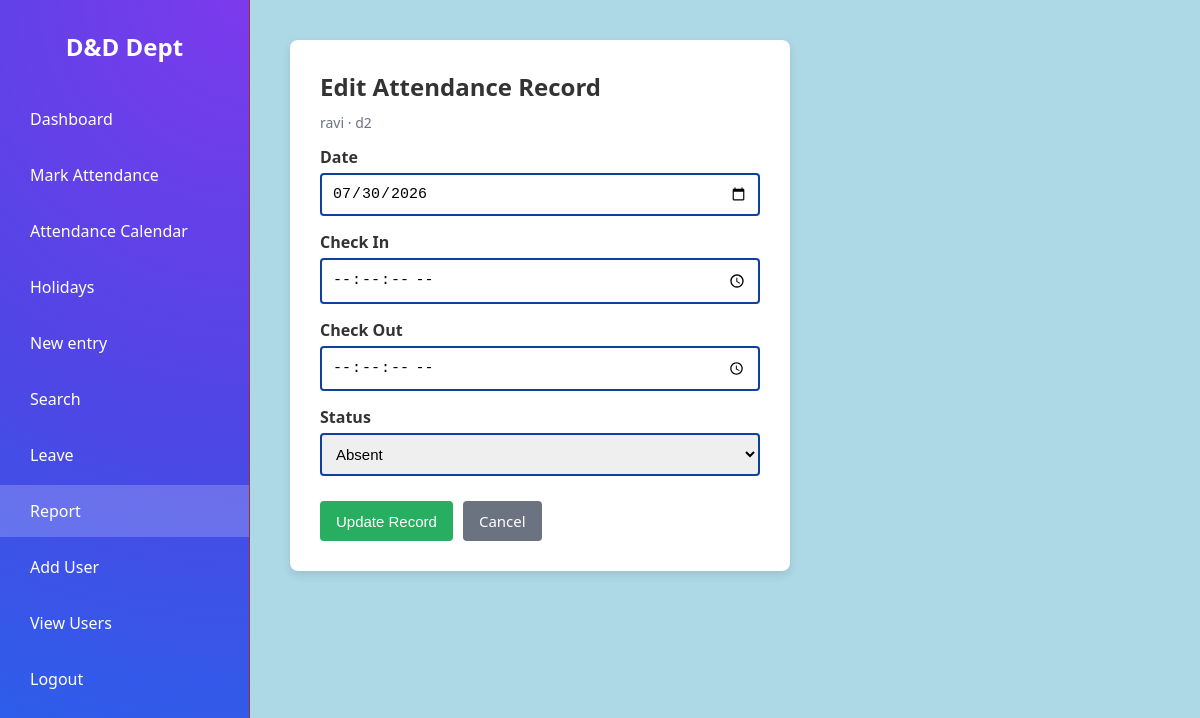
The app's page /attendance/7/edit (signed in) with its own data.
### tables this page shows
CREATE TABLE employees (
            id INTEGER PRIMARY KEY AUTOINCREMENT,
            name TEXT NOT NULL,
            employee_id TEXT NOT NULL,
            designation TEXT,
            dob TEXT,
            date_of_joining TEXT,
            created_at TEXT DEFAULT CURRENT_TIMESTAMP
        );

CREATE TABLE attendance (
            id INTEGER PRIMARY KEY AUTOINCREMENT,
            employee_id INTEGER NOT NULL REFERENCES employees(id),
            work_date TEXT NOT NULL,
            check_in TEXT,
            check_out TEXT,
            status TEXT NOT NULL DEFAULT 'Present',
            created_at TEXT DEFAULT CURRENT_TIMESTAMP,
            UNIQUE(employee_id, work_date)
        );

### app.py (the view, shortened to what this page needs)
@app.route('/attendance/<int:attendance_id>/edit', methods=['GET', 'POST'])
@roles_required('admin', 'editor')
def edit_attendance(attendance_id):
    record = get_attendance_or_404(attendance_id)
    if record is None:
        flash('That attendance record no longer exists.', 'error')
        return redirect(url_for('report_attendance'))
    conn = db.get_db()
    employee = conn.execute('SELECT * FROM employees WHERE id = ?', (record['employee_id'],)).fetchone()
    return render_template('attendance_edit.html', record=record, employee=employee, statuses=ATTENDANCE_STATUSES)

### app.py (called while the page is built)
def roles_required(*allowed_roles):
    def decorator(view):
        @wraps(view)
        def wrapped_view(*args, **kwargs):
            if not session.get('logged_in'):
                return redirect(url_for('login'))
            if session.get('role') not in allowed_roles:
                abort(403)
            return view(*args, **kwargs)
        return wrapped_view
    return decorator

def get_attendance_or_404(attendance_id):
    conn = db.get_db()
    row = conn.execute('SELECT * FROM attendance WHERE id = ?', (attendance_id,)).fetchone()
    return row

### db.py (called while the page is built)
def get_db():
    if 'db' not in g:
        g.db = sqlite3.connect(
            current_app.config['DATABASE'],
            detect_types=sqlite3.PARSE_DECLTYPES
        )
        g.db.row_factory = sqlite3.Row
    return g.db

### templates/attendance_edit.html (shortened to what this page needs)
{% extends 'base.html' %}
{% set active_page = 'report' %}
{% block content %}
<div class="form-panel">
    <h2>Edit Attendance Record</h2>
    <p style="margin-top:-10px; color:#6b7280; font-size:14px;">
        {{ employee['name'] if employee else 'Unknown employee' }}
        {% if employee %}&middot; {{ employee['employee_id'] }}{% endif %}
    </p>
    <form method="POST" action="{{ url_for('edit_attendance', attendance_id=record['id']) }}">
        <div class="input-group">
            <label>Date</label>
            <input type="date" name="work_date" value="{{ record['work_date'] }}" required>
        </div>
        <div class="input-group">
            <label>Check In</label>
            <input type="time" name="check_in" step="1" value="{{ record['check_in'] or '' }}">
        </div>
        <div class="input-group">
            <label>Check Out</label>
            <input type="time" name="check_out" step="1" value="{{ record['check_out'] or '' }}">
        </div>
        <div class="input-group">
            <label>Status</label>
            <select name="status" style="width:100%;padding:10px;border:2px solid #0e409c;border-radius:4px;font-size:15px;">
                {% for s in statuses %}
                <option value="{{ s }}" {{ 'selected' if record['status'] == s }}>{{ s }}</option>
                {% endfor %}
            </select>
        </div>
        <div class="button-group">
            <button type="submit" class="btn-save">Update Record</button>
            <a href="{{ url_for('report_attendance') }}" class="btn btn-secondary">Cancel</a>
        </div>
    </form>
</div>
{% endblock %}

### records on screen
employees: name "ravi", employee_id "d2"
attendance: work_date "07/30/2026"

### other values on screen
form field status "Absent"
